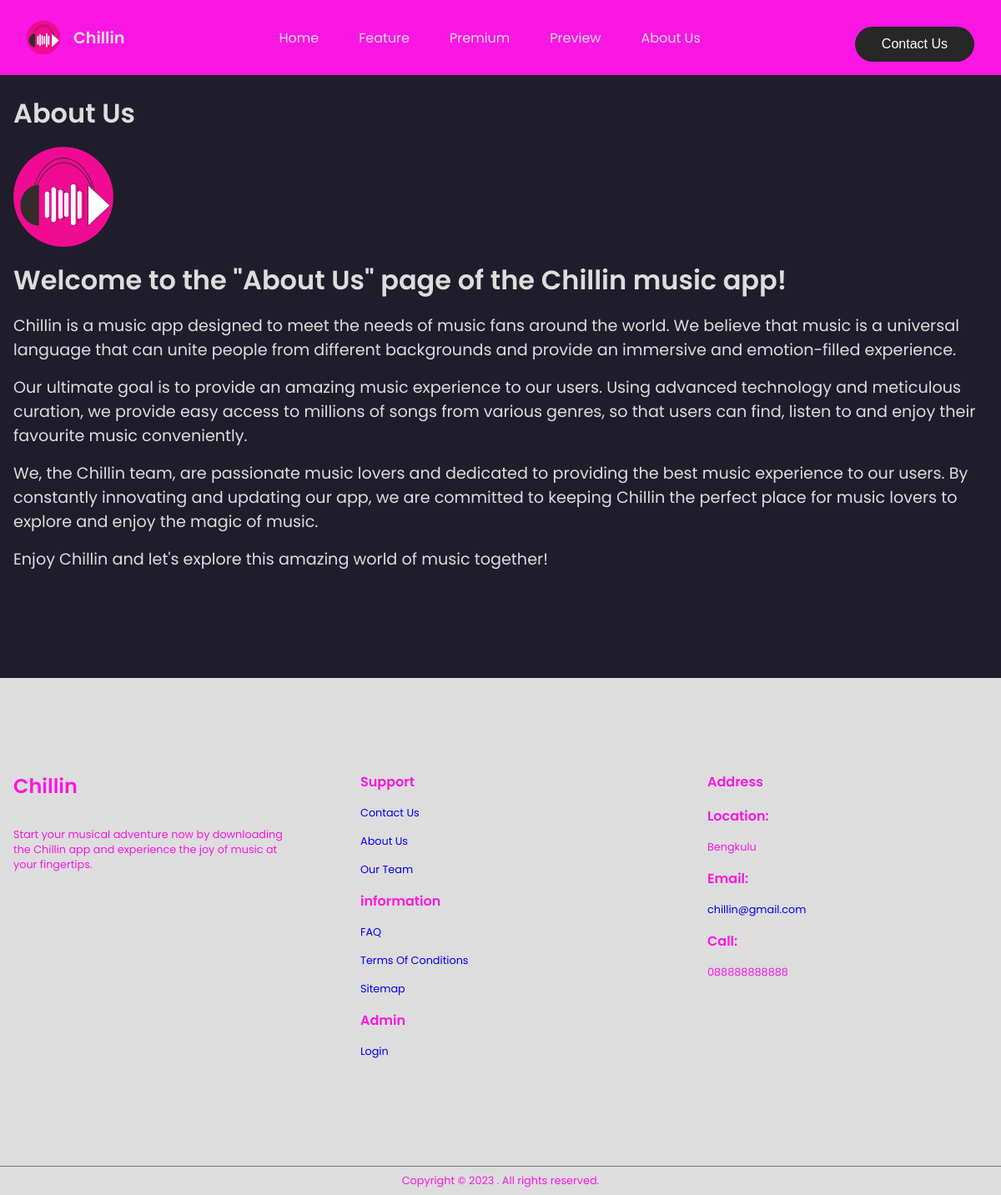
The page /about-us.php on the database its author committed.
### tables this page shows
CREATE TABLE `basic_setup` (
  `id` int(11) NOT NULL,
  `title` varchar(250) NOT NULL,
  `icon` varchar(250) NOT NULL
);

CREATE TABLE `information` (
  `id` int(11) NOT NULL,
  `logo_pic` varchar(250) NOT NULL,
  `app_name` varchar(250) NOT NULL,
  `app_pic` varchar(200) NOT NULL,
  `preview_pic1` varchar(200) NOT NULL,
  `preview_pic2` varchar(200) NOT NULL,
  `location` text NOT NULL,
  `mobile` varchar(200) NOT NULL,
  `emailid` varchar(200) NOT NULL
);

CREATE TABLE `home_setup` (
  `id` int(11) NOT NULL,
  `shortdesc` text NOT NULL,
  `heading` text NOT NULL
);

### about-us.php (the view, shortened to what this page needs)
<?php include('./include/db.php');
$query = "SELECT * FROM basic_setup, information, home_setup";
$runquery = mysqli_query($db,$query);
$data = mysqli_fetch_array($runquery);
?>
<!DOCTYPE html>
<html lang="en">
    <head>
        <link
            href="https://cdn.jsdelivr.net/npm/remixicon@3.2.0/fonts/remixicon.css"
            rel="stylesheet"/>
        <link rel="stylesheet" href="assets/css/styles.css"/>
    </head>
    <body>
        <nav>
            <div class="nav__logo">
                <img src="assets/img/<?=$data['logo_pic']?>" alt="Logo Kelompok 4">
                <?=$data['app_name']?>
            </div>
            <ul class="nav__links">
                <li class="link">
                    <a href="index.php#menu_section">Home</a>
                </li>
                <li class="link">
                    <a href="index.php#feature">Feature</a>
                </li>
                <li class="link">
                    <a href="index.php#premium">Premium</a>
                </li>
                <li class="link">
                    <a href="index.php#preview">Preview</a>
                </li>
                <li class="link">
                    <a href="about-us.php">About Us</a>
                </li>
            </ul>
            <a href="contact-us.php">
                <button class="btn">Contact Us</button>
            </a>
        </nav>
        <section class="about-us">
            <div class="section__container about-us__container">
                <h2 class="header__title">About Us</h2>
                <div class="about-us__content">
                    <div class="about-us__image">
                        <img src="assets/img/<?=$data['logo_pic']?>" alt="Logo Kelompok 4">
                    </div>
                    <div class="about-us__text">
                        <h3 class="header__title">Welcome to the "About Us" page of the Chillin music app!</h3>
                        <p class="header__subtitle">Chillin is a music app designed to meet the needs of music fans around the world. We believe that music is a universal language that can unite people from different backgrounds and provide an immersive and emotion-filled experience.</p>
                        <p class="header__subtitle">Our ultimate goal is to provide an amazing music experience to our users. Using advanced technology and meticulous curation, we provide easy access to millions of songs from various genres, so that users can find, listen to and enjoy their favourite music conveniently.</p>
                        <p class="header__subtitle">We, the Chillin team, are passionate music lovers and dedicated to providing the best music experience to our users. By constantly innovating and updating our app, we are committed to keeping Chillin the perfect place for music lovers to explore and enjoy the magic of music.</p>
                        <p class="header__subtitle">Enjoy Chillin and let's explore this amazing world of music together!</p>
                    </div>
                </div>
            </div>
        </section>
        <footer class="footer">
            <div class="section__container footer__container">
                <div class="footer__col">
                    <h3><?=$data['heading']?></h3>
                    <p><?=$data['shortdesc']?></p>
                </div>
                <div class="footer__col">
                    <h4>Support</h4>
                    <p>
                        <a href="contact-us.php">Contact Us</a>
                    </p>
                    <p>
                        <a href="about-us.php">About Us</a>
                    </p>
                    <p>
                        <a href="our-team.php">Our Team</a>
                    </p>
                    <h4>information</h4>
                    <p>
                        <a href="faq.php">FAQ</a>
                    </p>
                    <p>
                        <a href="terms.php">Terms Of Conditions</a>
                    </p>
                    <p>
                        <a href="sitemap.php">Sitemap</a>
                    </p>
                    <h4>Admin</h4>
                    <p>
                        <a href="admin/index.php">Login</a>
                    </p>
                </div>
                <div class="footer__col">
                    <h4>Address</h4>
                    <div class="col-lg-5 d-flex align-items-stretch">
                        <div class="info">
                            <div class="address">
                                <h4>Location:</h4>
                                <p><?=$data['location']?></p>
                            </div>
                            <div class="email">
                                <h4>Email:</h4>
                                <p>
                                    <a href="mailto:<?=$data['emailid']?>"><?=$data['emailid']?></a>
                                </p>
                            </div>
                            <div class="phone">
                                <h4>Call:</h4>
                                <p><?=$data['mobile']?></p>
                            </div>
                        </div>
                    </div>
                </div>
            </div>
            <div class="footer__bar">
                Copyright © 2023 . All rights reserved.
            </div>
        </footer>
    </body>
</html>

### assets/css/styles.css (style rules this page uses)
:root { --primary-color-dark: #272727; --primary-color-light: #C5C5C7; --secondary-color: #FA16E3; --text-light: #dddddd; --text-dark: #797979; --extra-light: #ffffff; --max-width: 1200px; }
body { background-color: #1F1D2B; }
* { padding: 0; margin: 0; box-sizing: border-box; }
.section__container { max-width: var(--max-width); margin: auto; padding: 7rem 1rem; }
.header__title { font-size: 2rem; font-weight: 600; color: var(--text-light); margin-bottom: 1rem; }
.header__subtitle { font-size: 1.2rem; font-weight: 400; color: var(--text-light); margin-bottom: 1rem; }
.btn { padding: 0.75rem 2rem; outline: none; border: none; font-size: 1rem; color: var(--extra-light); background-color: var(--primary-color-dark); border-radius: 5rem; cursor: pointer; transition: 0.3s; margin-right: 1rem; margin-top: 1rem; }
a { text-decoration: none; }
img { width: 100%; display: block; }
body { font-family: "Poppins", sans-serif; }
nav { padding: 1rem; position: fixed; top: 0; left: 50%; transform: translateX(-50%); width: 100vw; display: flex; align-items: center; justify-content: space-between; background-color: #FA16E3; z-index: 9; }
.nav__logo { font-size: 1.2rem; font-weight: 600; color: var(--text-light); cursor: pointer; display: flex; align-items: center; }
.nav__logo img { max-width: 40px; margin-right: 1rem; margin-left: 1rem; }
.nav__links { list-style: none; display: flex; align-items: center; gap: 1rem; }
.link a { padding: 0 1rem; color: var(--text-light); transition: 0.3s; }
.footer { background-color: var(--text-light); }
.footer__container { display: grid; grid-template-columns: repeat(3, 1fr); gap: 5rem; color: var(--secondary-color); }
.footer__col h3 { font-size: 1.5rem; font-weight: 600; margin-bottom: 2rem; }
.footer__col p { font-size: 0.8rem; margin-bottom: 1rem; cursor: pointer; transition: 0.3s; }
.footer__col h4 { font-size: 1rem; font-weight: 600; margin-bottom: 1rem; }
.footer__bar { max-width: var(--max-width); margin: auto; padding: 0.5rem; text-align: center; font-size: 0.8rem; color: var(--secondary-color); border-top: 1px solid var(--text-dark); }
.about-us__image img { max-width: 120px; margin-bottom: 1rem; }
html { scroll-behavior: smooth; }
html, body { overflow-x: hidden; overflow-y: auto; }
nav { display: flex; justify-content: space-between; align-items: center; }
.nav__links { display: flex; }

### rows shown on the page
basic_setup: information.logo_pic (picture), information.app_name "Chillin", home_setup.heading "Chillin", home_setup.shortdesc "Start your musical adventure now by downloading the Chillin app and experience the joy of music at your fingertips.", information.location "Bengkulu", information.emailid "chillin@gmail.com", information.mobile "088888888888"
